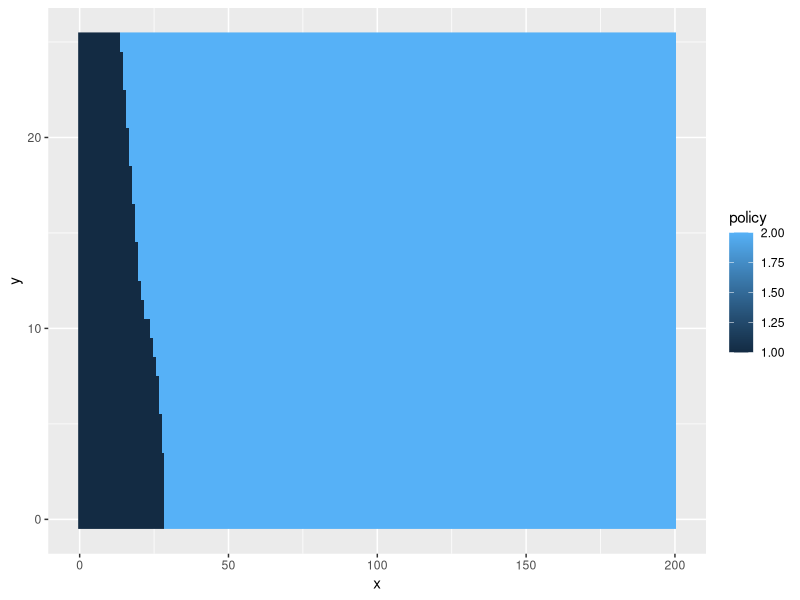
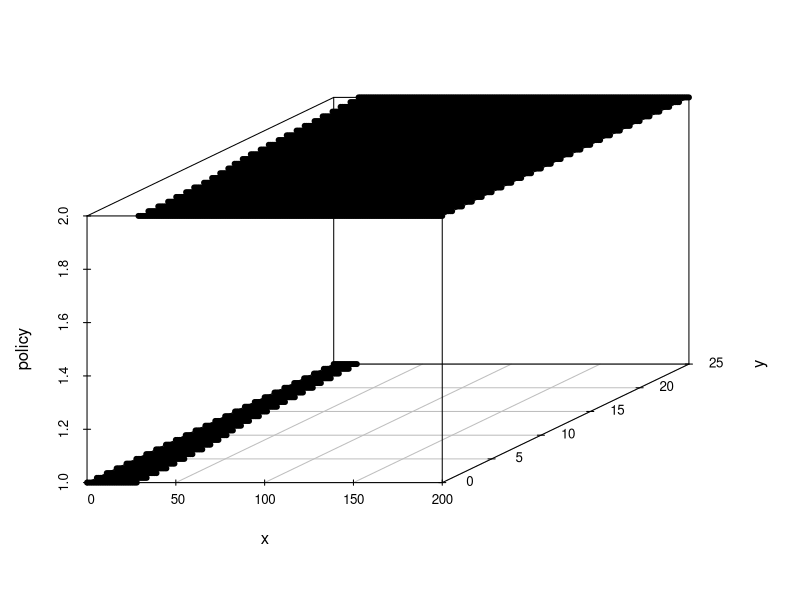

The R script that drew these images, in order:
## value iteration for dynamic block size
library(tidyverse)

## state space
X <- seq(0, 200, by=1)  # size of mempool
Y <- seq(0, 25, by=1)   # number of arrivals during prev period

## control is the block size in MB
## 1 MB gets 2000 txs
## 2 MB gets 4000 txs
## and so on
C <- 1:2  # possible controls
K <- 10   # txs per block

alpha <- .9  # discount factor for DP iteration
b <- function(x) 15/(1 + exp(-.05*(x-100))) # tx fee in satoshis per byte
lambda <- .7 # coefficient for AR1 model w_k = lambda*w_{k-1} + xi_k
sigma <- 5   # sd for error term in AR1 model
b0 <- 10     # in the AR1 model

f <- function(x, y, u) {
    xi <- rnorm(1, 0, sigma)
    x.next <- max(0, x - u*K + lambda*y + xi)
    y.next <- max(0, lambda*y + xi)
    list(x.next, y.next)
}

## utility of applying control u in state (x,y)
## really only depends on x_k and not (directly) on y_k
g <- array(data = 0,
           dim = c(length(X), length(C)),
           dimnames = list(statex=as.character(X),
                           control=as.character(C)))
for (x in 1:length(X)) {
    for (u in 1:length(C)) {
        g[x,u] <- b(X[x])*min(C[u]*K, X[x])
    }
}

## transition probabilities.
## When computing the value-to-go, we need to take
## expectation wrt the random component xi. We want to know the
## probability of going from (x,y) to (x.next,y.next) when control u
## is applied. From the system equations for x.next, y.next
## x.next = x - u + (lambda*y + xi)
## and
## y.next = lambda*y + xi
## During value iteration we will know x,y,x.next,y.next and we
## compute the probability of observing the associated value of xi.
## Note that we can use either system equation to solve for xi.
## Let's use the system equation for y.next since the state space
## for y is smaller than for x. Given y and y.next,
## xi = y.next - lambda*y
## what is the probability that xi took on this value?
## xi ~ Normal(b0, sigma), so an estimate is provided by
## pnorm(xi+.5, mean=b0, sd=sigma) - pnorm(xi-.5, mean=b0, sd=sigma)
P <- array(data = NA,
           dim = c(length(Y), length(Y), length(C)),
           dimnames = list(statey=as.character(Y),
                           stateynext=as.character(Y),
                           control=as.character(C)))
for (y in 1:length(Y)) {
    for (y.next in 1:length(Y)) {
        for (u in 1:length(C)) {
            xi <- Y[y.next] - lambda*Y[y]
            P[y,y.next,u] <- pnorm(xi+.5, mean=b0, sd=sigma) -
                pnorm(xi-.5, mean=b0, sd=sigma)
        }
    }
}

## applies the DP iteration.
## note that x,y are indices into the state space, while x.next, y.next
## are state space values.
F <- function(x, y) {
    val <- rep(Inf, length(C))   # holds the rev for each control
    for (u in 1:length(C)) {
        val.to.go <- 0
        for (y.next in Y) {
            ## expectation is wrt xi.
            ## see note on computation of transition probabilities.
            x.next <- min(max(0, X[x] - C[u] + y.next), X[length(X)])
            val.to.go <- val.to.go + P[y,y.next+1,u]*V[x.next+1,y.next+1]
            val[u] <- g[x,u] + alpha*val.to.go
        }
    }
    val.star <- max(val)
    ctrl <- which(near(val.star, val))  # could be a tie
    list(val.star, ctrl[1])             # so just choose 1st entry
}
    
## initialization
eps <- .01     # tolerance for convergence
k <- 0          # iteration number
V <- matrix(0, nrow=length(X), ncol=length(Y)) # initial values
V.prev <- matrix(eps + 1, nrow=length(X), ncol=length(Y))
policy <- matrix(NA, nrow=length(X), ncol=length(Y))

## value iteration
while (!all(near(V - V.prev, 0, tol=eps))) {
    k <- k + 1
    V.prev <- V
    for (x in 1:length(X)) {
        for (y in 1:length(Y)) {
            lst <- F(x, y) # pass the indices
            V[x,y] <- lst[[1]]
            policy[x,y] <- lst[[2]]
        }
    }
    if (near(k %% 25, 0)) { # print a message to check progress
        message("k = ", k, "sum(V-V.prev) = ", sum(V-V.prev))
    }
}

## diagnostics and visualization of the optimal value function
## and the optimal policy

SS <- expand.grid(x=X, y=Y, KEEP.OUT.ATTRS = TRUE)
SS$v <- as.vector(V)  # unfolds the matrix column-wise
SS$policy <- as.vector(policy)

ggplot(SS, aes(x=x,y=y)) +
    geom_raster(aes(fill=policy))

library(scatterplot3d)  # an alternative to ggplot2
with(SS, scatterplot3d(x=x, y=y, z=policy, pch=20))
